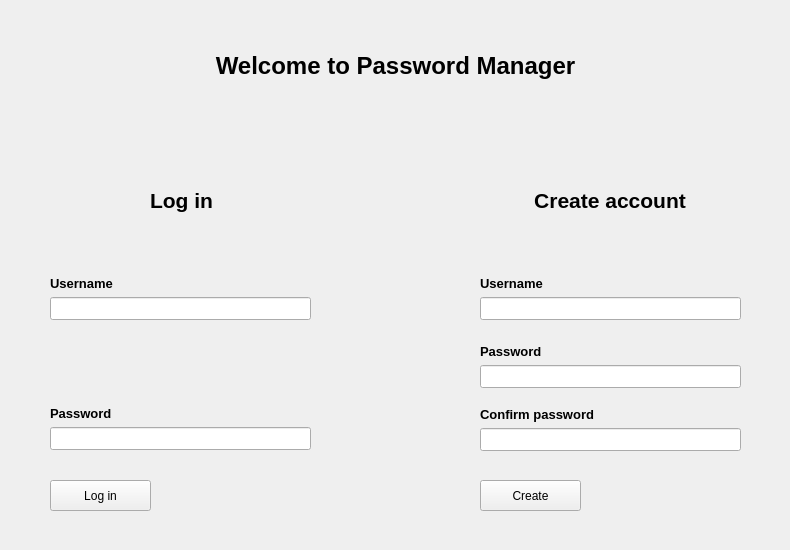
<?xml version="1.0" encoding="UTF-8"?>
<ui version="4.0">
 <class>Startwindow</class>
 <widget class="QWidget" name="Startwindow">
  <property name="geometry">
   <rect>
    <x>0</x>
    <y>0</y>
    <width>790</width>
    <height>550</height>
   </rect>
  </property>
  <property name="minimumSize">
   <size>
    <width>790</width>
    <height>550</height>
   </size>
  </property>
  <property name="maximumSize">
   <size>
    <width>790</width>
    <height>550</height>
   </size>
  </property>
  <property name="windowTitle">
   <string>Password Manager - Log in</string>
  </property>
  <widget class="QWidget" name="horizontalLayoutWidget_2">
   <property name="geometry">
    <rect>
     <x>-30</x>
     <y>40</y>
     <width>851</width>
     <height>51</height>
    </rect>
   </property>
   <property name="font">
    <font>
     <pointsize>16</pointsize>
     <bold>true</bold>
    </font>
   </property>
   <layout class="QHBoxLayout" name="horizontalLayout_3">
    <item>
     <widget class="QLabel" name="label_6">
      <property name="font">
       <font>
        <pointsize>18</pointsize>
        <bold>true</bold>
       </font>
      </property>
      <property name="text">
       <string>Welcome to Password Manager</string>
      </property>
      <property name="alignment">
       <set>Qt::AlignmentFlag::AlignCenter</set>
      </property>
     </widget>
    </item>
   </layout>
  </widget>
  <widget class="QWidget" name="verticalLayoutWidget_3">
   <property name="geometry">
    <rect>
     <x>480</x>
     <y>240</y>
     <width>261</width>
     <height>80</height>
    </rect>
   </property>
   <layout class="QVBoxLayout" name="verticalLayout_3">
    <item>
     <widget class="QLabel" name="label_8">
      <property name="font">
       <font>
        <pointsize>10</pointsize>
        <bold>true</bold>
       </font>
      </property>
      <property name="text">
       <string>Username</string>
      </property>
      <property name="alignment">
       <set>Qt::AlignmentFlag::AlignBottom|Qt::AlignmentFlag::AlignLeading|Qt::AlignmentFlag::AlignLeft</set>
      </property>
     </widget>
    </item>
    <item>
     <widget class="QLineEdit" name="createUsername">
      <property name="font">
       <font>
        <pointsize>10</pointsize>
        <bold>false</bold>
       </font>
      </property>
      <property name="text">
       <string/>
      </property>
     </widget>
    </item>
   </layout>
  </widget>
  <widget class="QWidget" name="verticalLayoutWidget_4">
   <property name="geometry">
    <rect>
     <x>480</x>
     <y>330</y>
     <width>261</width>
     <height>121</height>
    </rect>
   </property>
   <layout class="QVBoxLayout" name="verticalLayout_4">
    <item>
     <widget class="QLabel" name="label_9">
      <property name="font">
       <font>
        <pointsize>10</pointsize>
        <bold>true</bold>
       </font>
      </property>
      <property name="text">
       <string>Password</string>
      </property>
      <property name="alignment">
       <set>Qt::AlignmentFlag::AlignBottom|Qt::AlignmentFlag::AlignLeading|Qt::AlignmentFlag::AlignLeft</set>
      </property>
     </widget>
    </item>
    <item>
     <widget class="QLineEdit" name="createPassword">
      <property name="font">
       <font>
        <pointsize>10</pointsize>
        <bold>false</bold>
       </font>
      </property>
     </widget>
    </item>
    <item>
     <widget class="QLabel" name="label_10">
      <property name="font">
       <font>
        <pointsize>10</pointsize>
        <bold>true</bold>
       </font>
      </property>
      <property name="text">
       <string>Confirm password</string>
      </property>
      <property name="alignment">
       <set>Qt::AlignmentFlag::AlignBottom|Qt::AlignmentFlag::AlignLeading|Qt::AlignmentFlag::AlignLeft</set>
      </property>
     </widget>
    </item>
    <item>
     <widget class="QLineEdit" name="confirmCreatePassword">
      <property name="font">
       <font>
        <pointsize>10</pointsize>
        <bold>false</bold>
       </font>
      </property>
     </widget>
    </item>
   </layout>
  </widget>
  <widget class="QWidget" name="horizontalLayoutWidget">
   <property name="geometry">
    <rect>
     <x>-30</x>
     <y>160</y>
     <width>851</width>
     <height>80</height>
    </rect>
   </property>
   <property name="font">
    <font>
     <pointsize>16</pointsize>
    </font>
   </property>
   <layout class="QHBoxLayout" name="horizontalLayout_4">
    <item>
     <widget class="QLabel" name="label_3">
      <property name="font">
       <font>
        <pointsize>16</pointsize>
        <bold>true</bold>
       </font>
      </property>
      <property name="text">
       <string>Log in</string>
      </property>
      <property name="alignment">
       <set>Qt::AlignmentFlag::AlignCenter</set>
      </property>
     </widget>
    </item>
    <item>
     <widget class="QLabel" name="label">
      <property name="font">
       <font>
        <pointsize>16</pointsize>
        <bold>true</bold>
       </font>
      </property>
      <property name="text">
       <string>Create account</string>
      </property>
      <property name="alignment">
       <set>Qt::AlignmentFlag::AlignCenter</set>
      </property>
     </widget>
    </item>
   </layout>
  </widget>
  <widget class="QPushButton" name="loginButton">
   <property name="geometry">
    <rect>
     <x>50</x>
     <y>480</y>
     <width>101</width>
     <height>31</height>
    </rect>
   </property>
   <property name="text">
    <string>Log in</string>
   </property>
  </widget>
  <widget class="QLabel" name="warningMsgLabel">
   <property name="geometry">
    <rect>
     <x>480</x>
     <y>460</y>
     <width>261</width>
     <height>16</height>
    </rect>
   </property>
   <property name="font">
    <font>
     <pointsize>8</pointsize>
    </font>
   </property>
   <property name="text">
    <string/>
   </property>
   <property name="alignment">
    <set>Qt::AlignmentFlag::AlignBottom|Qt::AlignmentFlag::AlignLeading|Qt::AlignmentFlag::AlignLeft</set>
   </property>
  </widget>
  <widget class="QWidget" name="verticalLayoutWidget_2">
   <property name="geometry">
    <rect>
     <x>50</x>
     <y>370</y>
     <width>261</width>
     <height>80</height>
    </rect>
   </property>
   <layout class="QVBoxLayout" name="verticalLayout_2">
    <item>
     <widget class="QLabel" name="label_5">
      <property name="font">
       <font>
        <pointsize>10</pointsize>
        <bold>true</bold>
       </font>
      </property>
      <property name="text">
       <string>Password</string>
      </property>
      <property name="alignment">
       <set>Qt::AlignmentFlag::AlignBottom|Qt::AlignmentFlag::AlignLeading|Qt::AlignmentFlag::AlignLeft</set>
      </property>
     </widget>
    </item>
    <item>
     <widget class="QLineEdit" name="loginPassword">
      <property name="font">
       <font>
        <pointsize>10</pointsize>
        <bold>false</bold>
       </font>
      </property>
     </widget>
    </item>
   </layout>
  </widget>
  <widget class="QPushButton" name="createButton">
   <property name="geometry">
    <rect>
     <x>480</x>
     <y>480</y>
     <width>101</width>
     <height>31</height>
    </rect>
   </property>
   <property name="text">
    <string>Create</string>
   </property>
  </widget>
  <widget class="QWidget" name="verticalLayoutWidget">
   <property name="geometry">
    <rect>
     <x>50</x>
     <y>240</y>
     <width>261</width>
     <height>80</height>
    </rect>
   </property>
   <layout class="QVBoxLayout" name="verticalLayout">
    <item>
     <widget class="QLabel" name="label_4">
      <property name="font">
       <font>
        <pointsize>10</pointsize>
        <bold>true</bold>
       </font>
      </property>
      <property name="text">
       <string>Username</string>
      </property>
      <property name="alignment">
       <set>Qt::AlignmentFlag::AlignBottom|Qt::AlignmentFlag::AlignLeading|Qt::AlignmentFlag::AlignLeft</set>
      </property>
     </widget>
    </item>
    <item>
     <widget class="QLineEdit" name="loginUsername">
      <property name="font">
       <font>
        <pointsize>10</pointsize>
        <bold>false</bold>
       </font>
      </property>
     </widget>
    </item>
   </layout>
  </widget>
 </widget>
 <resources/>
 <connections/>
</ui>
